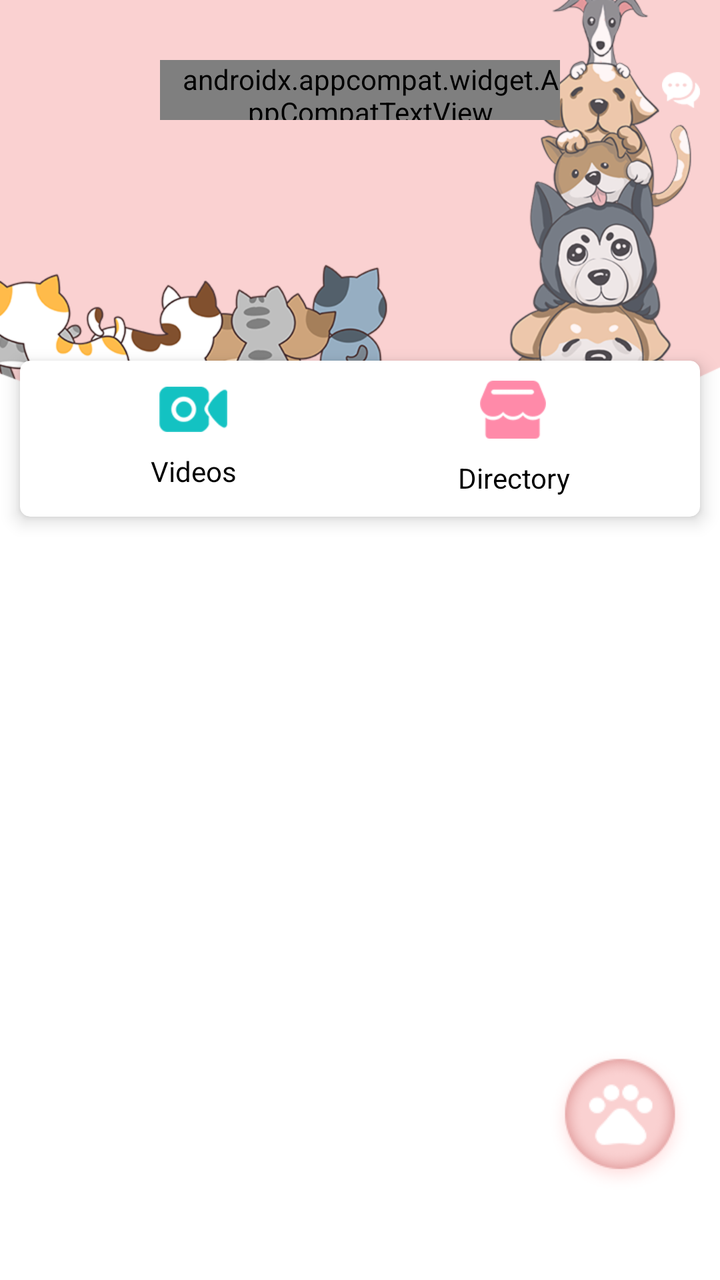
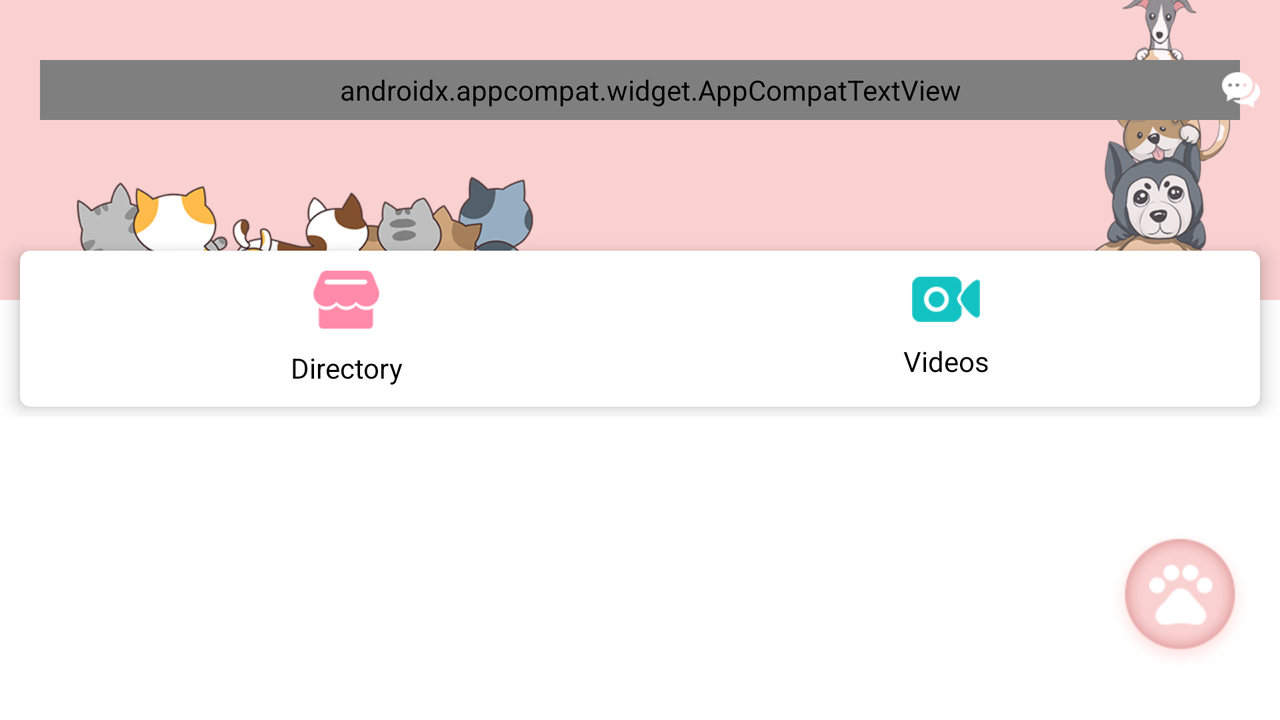

First picture: res/layout/ on a phone held upright. Second picture: the repository's own variant of that layout, on a device whose configuration matches the variant's folder. Source for both follows.
<!-- AndroidManifest.xml: application theme AppTheme -->
<!-- res/layout/main_act.xml -->
<?xml version="1.0" encoding="utf-8"?>
<RelativeLayout xmlns:android="http://schemas.android.com/apk/res/android"
    xmlns:app="http://schemas.android.com/apk/res-auto"
    xmlns:tools="http://schemas.android.com/tools"
    android:layout_width="match_parent"
    android:layout_height="match_parent">

    <ImageView
        android:id="@+id/main_banner"
        android:layout_width="match_parent"
        android:layout_height="wrap_content"
        android:background="@mipmap/main_banner"
        android:contentDescription="@null" />

    <androidx.appcompat.widget.AppCompatTextView
        android:id="@+id/title_name"
        android:layout_width="@dimen/petstore_200_dp"
        android:layout_height="@dimen/petstore_30_dp"
        android:layout_alignParentTop="true"
        android:layout_centerHorizontal="true"
        android:layout_gravity="center"
        android:layout_marginTop="@dimen/statusBar_height"
        android:background="@drawable/bg_search"
        android:drawableStart="@mipmap/ic_search"
        android:drawablePadding="@dimen/petstore_10_dp"
        android:fontFamily="SourceHanSansCN-Regular"
        android:gravity="center_vertical"
        android:paddingStart="@dimen/petstore_10_dp"
        android:textColor="@color/petstore_black"
        android:textSize="@dimen/petstore_text_14_sp" />

    <ImageView
        android:id="@+id/title_right"
        android:layout_width="wrap_content"
        android:layout_height="@dimen/petstore_30_dp"
        android:layout_alignParentTop="true"
        android:layout_alignParentEnd="true"
        android:layout_marginTop="@dimen/statusBar_height"
        android:clickable="true"
        android:contentDescription="@null"
        android:focusable="true"
        android:paddingEnd="@dimen/petstore_10_dp"
        android:src="@mipmap/ic_news" />

    <androidx.cardview.widget.CardView
        android:id="@+id/main_cardView"
        android:layout_width="match_parent"
        android:layout_height="wrap_content"
        android:layout_below="@+id/main_banner"
        android:layout_gravity="center_vertical"
        android:layout_marginStart="@dimen/petstore_10_dp"
        android:layout_marginTop="-25dp"
        android:layout_marginEnd="@dimen/petstore_10_dp"
        android:layout_marginBottom="@dimen/petstore_5_dp"
        android:orientation="vertical"
        app:cardCornerRadius="@dimen/petstore_5_dp"
        app:cardElevation="@dimen/petstore_5_dp"
        app:cardMaxElevation="@dimen/petstore_5_dp">


        <androidx.appcompat.widget.LinearLayoutCompat
            android:layout_width="match_parent"
            android:layout_height="wrap_content"
            android:gravity="center_vertical"
            android:orientation="horizontal"
            android:padding="@dimen/petstore_10_dp">

            <androidx.appcompat.widget.AppCompatTextView
                android:id="@+id/main_petVideo"
                android:layout_width="wrap_content"
                android:layout_height="wrap_content"
                android:layout_weight="1"
                android:drawableTop="@mipmap/main_video"
                android:drawablePadding="@dimen/petstore_10_dp"
                android:gravity="center"
                android:text="@string/pet_video"
                android:textColor="@color/Black" />

            <androidx.appcompat.widget.AppCompatTextView
                android:id="@+id/main_petStore"
                android:layout_width="wrap_content"
                android:layout_height="wrap_content"
                android:layout_weight="1"
                android:drawableTop="@mipmap/main_store"
                android:drawablePadding="@dimen/petstore_10_dp"
                android:gravity="center"
                android:text="@string/directory"
                android:textColor="@color/Black" />
        </androidx.appcompat.widget.LinearLayoutCompat>
    </androidx.cardview.widget.CardView>

    <androidx.recyclerview.widget.RecyclerView
        android:id="@+id/main_recyclerView"
        android:layout_width="match_parent"
        android:layout_height="match_parent"
        android:layout_below="@+id/main_cardView"
        android:overScrollMode="never" />

    <ImageView
        android:id="@+id/main_user"
        android:layout_width="@dimen/petstore_70_dp"
        android:layout_height="@dimen/petstore_70_dp"
        android:layout_alignParentEnd="true"
        android:layout_alignParentBottom="true"
        android:layout_marginEnd="@dimen/petstore_15_dp"
        android:layout_marginBottom="@dimen/petstore_45_dp"
        android:contentDescription="@null"
        android:src="@mipmap/ic_mine" />

</RelativeLayout>
<!-- resources referenced by this layout -->
<resources>
  <color name="Black">#000000</color>
  <color name="petstore_black">#2c2c2c</color>
  <dimen name="petstore_10_dp">10dp</dimen>
  <dimen name="petstore_15_dp">15dp</dimen>
  <dimen name="petstore_200_dp">200dp</dimen>
  <dimen name="petstore_30_dp">30dp</dimen>
  <dimen name="petstore_45_dp">45dp</dimen>
  <dimen name="petstore_5_dp">5dp</dimen>
  <dimen name="petstore_70_dp">70dp</dimen>
  <dimen name="petstore_text_14_sp">14sp</dimen>
  <dimen name="statusBar_height">30dp</dimen>
  <!-- drawable bg_search (drawable) -->
  <?xml version="1.0" encoding="utf-8"?>
  <shape xmlns:android="http://schemas.android.com/apk/res/android"
      android:shape="rectangle">
  
      <stroke
          android:width="@dimen/petstore_1_dp"
          android:color="@color/Grey_200" />
      <corners android:radius="@dimen/petstore_30_dp" />
      <solid android:color="@color/White" />
  
  </shape>
  <!-- mipmap ic_mine: png bitmap (mipmap-xhdpi, 5630 bytes) -->
  <!-- mipmap ic_news: png bitmap (mipmap-xhdpi, 1650 bytes) -->
  <!-- mipmap ic_search: png bitmap (mipmap-xhdpi, 1048 bytes) -->
  <!-- mipmap main_banner: png bitmap (mipmap-xhdpi, 125204 bytes) -->
  <!-- mipmap main_store: png bitmap (mipmap-xhdpi, 1946 bytes) -->
  <!-- mipmap main_video: png bitmap (mipmap-xhdpi, 2092 bytes) -->
  <string name="directory">Directory</string>
  <string name="pet_video">Videos</string>
  <style name="AppTheme" parent="Theme.AppCompat.Light.NoActionBar">
          
          <item name="colorPrimary">@color/colorPrimary</item>
          <item name="colorPrimaryDark">@color/colorPrimaryDark</item>
          <item name="colorAccent">@color/colorAccent</item>
          
          <item name="colorControlActivated">@color/colorPrimary</item>
          <item name="windowActionBar">false</item>
          <item name="windowNoTitle">true</item>
          
          <item name="android:windowTranslucentStatus">true</item>
          <item name="android:windowTranslucentNavigation">false</item>
          
          <item name="android:colorBackground">@color/White</item>
      </style>
  <dimen name="petstore_1_dp">1dp</dimen>
  <color name="Grey_200">#eeeeee</color>
  <color name="White">#FFF</color>
  <color name="colorPrimary">#1890FF</color>
  <color name="colorPrimaryDark">#007CEC</color>
  <color name="colorAccent">@color/colorPrimary</color>
</resources>
<!-- res/layout-land/main_act.xml (the repository's variant of the layout above) -->
<!-- drawn on the phone turned sideways -->
<?xml version="1.0" encoding="utf-8"?>
<RelativeLayout xmlns:android="http://schemas.android.com/apk/res/android"
    xmlns:app="http://schemas.android.com/apk/res-auto"
    android:layout_width="match_parent"
    android:layout_height="match_parent">

    <ScrollView
        android:layout_width="match_parent"
        android:layout_height="match_parent"
        android:scrollbars="none">

        <RelativeLayout
            android:layout_width="match_parent"
            android:layout_height="wrap_content">

            <ImageView
                android:id="@+id/main_banner"
                android:layout_width="match_parent"
                android:layout_height="wrap_content"
                android:background="@mipmap/main_banner_land"
                android:contentDescription="@null" />

            <androidx.appcompat.widget.AppCompatTextView
                android:id="@+id/title_name"
                android:layout_width="@dimen/petstore_600_dp"
                android:layout_height="@dimen/petstore_30_dp"
                android:layout_alignParentTop="true"
                android:layout_centerHorizontal="true"
                android:layout_gravity="center"
                android:layout_marginTop="@dimen/statusBar_height"
                android:background="@drawable/bg_search"
                android:drawableStart="@mipmap/ic_search"
                android:drawablePadding="@dimen/petstore_10_dp"
                android:fontFamily="SourceHanSansCN-Regular"
                android:gravity="center_vertical"
                android:hint="@string/input_search_hint"
                android:paddingStart="@dimen/petstore_10_dp"
                android:textColor="@color/petstore_black"
                android:textSize="@dimen/petstore_text_14_sp" />

            <ImageView
                android:id="@+id/title_right"
                android:layout_width="wrap_content"
                android:layout_height="@dimen/petstore_30_dp"
                android:layout_alignParentTop="true"
                android:layout_alignParentEnd="true"
                android:layout_marginTop="@dimen/statusBar_height"
                android:clickable="true"
                android:contentDescription="@null"
                android:focusable="true"
                android:paddingEnd="@dimen/petstore_10_dp"
                android:src="@mipmap/ic_news" />

            <androidx.cardview.widget.CardView
                android:id="@+id/main_cardView"
                android:layout_width="match_parent"
                android:layout_height="wrap_content"
                android:layout_below="@+id/main_banner"
                android:layout_gravity="center_vertical"
                android:layout_marginStart="@dimen/petstore_10_dp"
                android:layout_marginTop="-25dp"
                android:layout_marginEnd="@dimen/petstore_10_dp"
                android:layout_marginBottom="@dimen/petstore_5_dp"
                android:orientation="vertical"
                app:cardCornerRadius="@dimen/petstore_5_dp"
                app:cardElevation="@dimen/petstore_5_dp"
                app:cardMaxElevation="@dimen/petstore_5_dp">


                <androidx.appcompat.widget.LinearLayoutCompat
                    android:layout_width="match_parent"
                    android:layout_height="wrap_content"
                    android:gravity="center_vertical"
                    android:orientation="horizontal"
                    android:padding="@dimen/petstore_10_dp">

                    <androidx.appcompat.widget.AppCompatTextView
                        android:id="@+id/main_petStore"
                        android:layout_width="wrap_content"
                        android:layout_height="wrap_content"
                        android:layout_weight="1"
                        android:drawableTop="@mipmap/main_store"
                        android:drawablePadding="@dimen/petstore_10_dp"
                        android:gravity="center"
                        android:text="@string/directory"
                        android:textColor="@color/Black" />

                    <androidx.appcompat.widget.AppCompatTextView
                        android:id="@+id/main_petVideo"
                        android:layout_width="wrap_content"
                        android:layout_height="wrap_content"
                        android:layout_weight="1"
                        android:drawableTop="@mipmap/main_video"
                        android:drawablePadding="@dimen/petstore_10_dp"
                        android:gravity="center"
                        android:text="@string/pet_video"
                        android:textColor="@color/Black" />
                </androidx.appcompat.widget.LinearLayoutCompat>
            </androidx.cardview.widget.CardView>

            <androidx.recyclerview.widget.RecyclerView
                android:id="@+id/main_recyclerView"
                android:layout_width="match_parent"
                android:layout_height="match_parent"
                android:layout_below="@+id/main_cardView"
                android:overScrollMode="never" />
        </RelativeLayout>
    </ScrollView>

    <ImageView
        android:id="@+id/main_user"
        android:layout_width="@dimen/petstore_70_dp"
        android:layout_height="@dimen/petstore_70_dp"
        android:layout_alignParentEnd="true"
        android:layout_alignParentBottom="true"
        android:layout_marginEnd="@dimen/petstore_15_dp"
        android:layout_marginBottom="@dimen/petstore_25_dp"
        android:contentDescription="@null"
        android:src="@mipmap/ic_mine" />

</RelativeLayout>
<!-- resources referenced by the variant -->
<!-- as the phone turned sideways resolves them -->
<resources>
  <color name="Black">#000000</color>
  <color name="petstore_black">#2c2c2c</color>
  <dimen name="petstore_10_dp">10dp</dimen>
  <dimen name="petstore_15_dp">15dp</dimen>
  <dimen name="petstore_25_dp">25dp</dimen>
  <dimen name="petstore_30_dp">30dp</dimen>
  <dimen name="petstore_5_dp">5dp</dimen>
  <dimen name="petstore_600_dp">600dp</dimen>
  <dimen name="petstore_70_dp">70dp</dimen>
  <dimen name="petstore_text_14_sp">14sp</dimen>
  <dimen name="statusBar_height">30dp</dimen>
  <!-- drawable bg_search (drawable) -->
  <?xml version="1.0" encoding="utf-8"?>
  <shape xmlns:android="http://schemas.android.com/apk/res/android"
      android:shape="rectangle">
  
      <stroke
          android:width="@dimen/petstore_1_dp"
          android:color="@color/Grey_200" />
      <corners android:radius="@dimen/petstore_30_dp" />
      <solid android:color="@color/White" />
  
  </shape>
  <!-- mipmap ic_mine: png bitmap (mipmap-xhdpi, 5630 bytes) -->
  <!-- mipmap ic_news: png bitmap (mipmap-xhdpi, 1650 bytes) -->
  <!-- mipmap ic_search: png bitmap (mipmap-xhdpi, 1048 bytes) -->
  <!-- mipmap main_banner_land: jpg bitmap (mipmap-xhdpi, 120432 bytes) -->
  <!-- mipmap main_store: png bitmap (mipmap-xhdpi, 1946 bytes) -->
  <!-- mipmap main_video: png bitmap (mipmap-xhdpi, 2092 bytes) -->
  <string name="directory">Directory</string>
  <string name="input_search_hint">Search</string>
  <string name="pet_video">Videos</string>
  <style name="AppTheme" parent="Theme.AppCompat.Light.NoActionBar">
          
          <item name="colorPrimary">@color/colorPrimary</item>
          <item name="colorPrimaryDark">@color/colorPrimaryDark</item>
          <item name="colorAccent">@color/colorAccent</item>
          
          <item name="colorControlActivated">@color/colorPrimary</item>
          <item name="windowActionBar">false</item>
          <item name="windowNoTitle">true</item>
          
          <item name="android:windowTranslucentStatus">true</item>
          <item name="android:windowTranslucentNavigation">false</item>
          
          <item name="android:colorBackground">@color/White</item>
      </style>
  <dimen name="petstore_1_dp">1dp</dimen>
  <color name="Grey_200">#eeeeee</color>
  <color name="White">#FFF</color>
  <color name="colorPrimary">#1890FF</color>
  <color name="colorPrimaryDark">#007CEC</color>
  <color name="colorAccent">@color/colorPrimary</color>
</resources>
